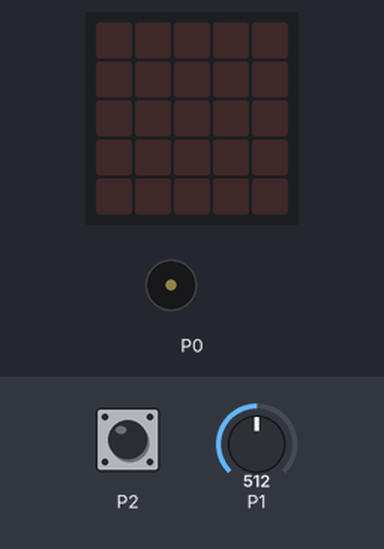
Recording of a program running on a simulated BBC micro:bit (MakeCode). Parts: the board's 5×5 LED display, buzzer (waves = sounding). Inputs (shaded band) come from the test bench; at power-on: P1 = 512 (analog values on the 0–1023 scale).

Above: at 1.2 s.
1.3 s: touch pin P2 pressed for 0.15 s
At 3.1 s:
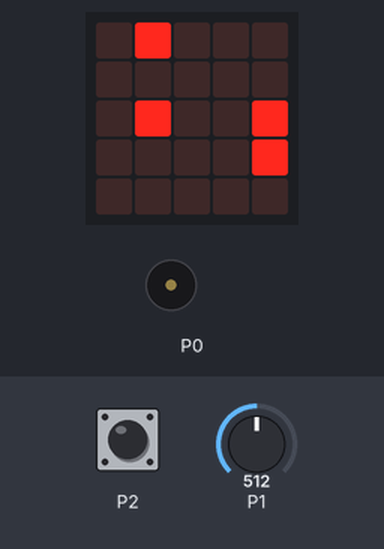
4.4 s: P1 set to 490
At 4.6 s:
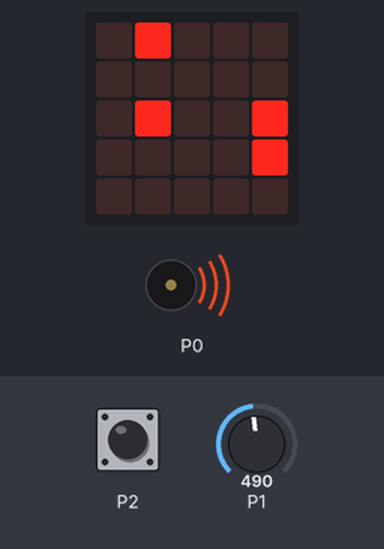
Timing chart, 0 to 7.4 s (numbered marks = the images above; inputs shaded):
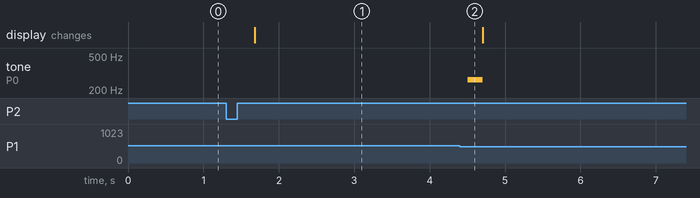

The program:

main.ts
```typescript
input.onPinPressed(TouchPin.P2, function () {
    endezeit = input.runningTime() + 5000
    ton_gepielt = 0
})
let ton_gepielt = 0
let endezeit = 0
endezeit = 0
ton_gepielt = 0
basic.forever(function () {
    while (input.runningTime() < endezeit && pins.analogReadPin(AnalogReadWritePin.P1) > 500) {
        basic.showLeds(`
            . # . . .
            . . . . .
            . # . . #
            . . . . #
            . . . . .
            `)
        if (endezeit - input.runningTime() <= 2000 && ton_gepielt == 0) {
            music.ringTone(262)
            basic.pause(200)
            music.stopAllSounds()
            ton_gepielt = 1
        }
    }
    basic.showLeds(`
        . . . . .
        . . . . .
        . . . . .
        . . . . .
        . . . . .
        `)
})
```

test.ts
```typescript
// Hier kann man Tests durchführen; diese Datei wird nicht kompiliert, wenn dieses Paket als Erweiterung verwendet wird.
```

Measured:
- after the input at 1.3 s, the display: changes after 0.38 s (image 1)
